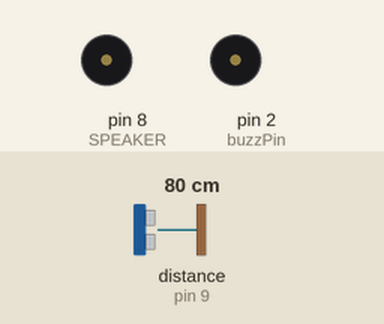
Simulated run of this sketch. Board: Arduino Uno, built with avr-gcc and run on an emulated ATmega328P. Parts: buzzer (waves = sounding, pin HIGH). Wiring (inferred from the names in the program): ultrasonic range finder: trigger pin 10; echo pin 9. The test bench sets the inputs (shaded band); at power-on: distance to the obstacle (sensor on pin 9) 80 cm. The echo pulse lasts 58.3 µs per cm; pins used as bus, display or sensor lines are not drawn.

Above: at 1.2 s.
1.3 s: distance to the obstacle (sensor on pin 9) set to 56 cm
2.8 s: distance to the obstacle (sensor on pin 9) set to 48 cm
At 3.7 s:
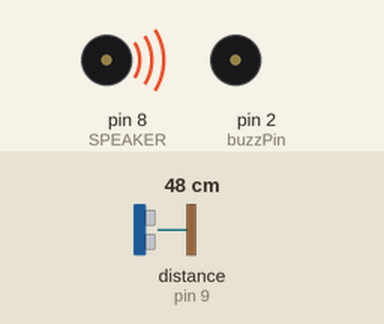
Timing chart, 0 to 5.8 s (numbered marks = the images above; inputs shaded):
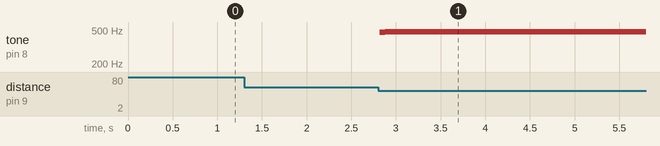

Measured:
- the behaviour switches between 52 and 51 cm on distance to the obstacle (sensor on pin 9) (found by bisection; images 0 and 1)
- after the input at 1.3 s, every drawn part: stays the same
- after the input at 2.8 s, tone on pin 8 (SPEAKER): silent → 470 Hz at once, → 480 Hz 0.06 s later

The sketch:

Monitor.ino
```cpp
int const trigPin = 10;
int const echoPin = 9;
int const buzzPin = 2;
int SPEAKER = 8;

void setup()
{
  pinMode(trigPin, OUTPUT);
  pinMode(echoPin, INPUT);
  pinMode(buzzPin, OUTPUT);
  pinMode(SPEAKER, OUTPUT);
}

void loop()
{

  int duration, distance,freq=0;

  digitalWrite(trigPin, HIGH);
  delay(1);
  digitalWrite(trigPin, LOW);

  duration = pulseIn(echoPin, HIGH);

  distance = (duration/2) / 29.1;

    if (distance <= 50 && distance >= 0) {
      freq=distance*10;

      tone(SPEAKER, freq);

    } else {
      // Don't buzz
      digitalWrite(buzzPin, LOW);
    }

    delay(60);
}
```
